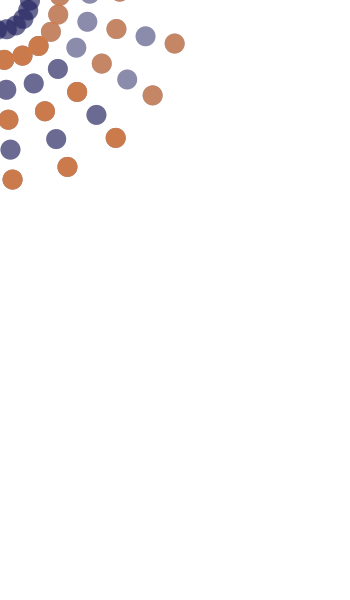
Frame 1 (no input)
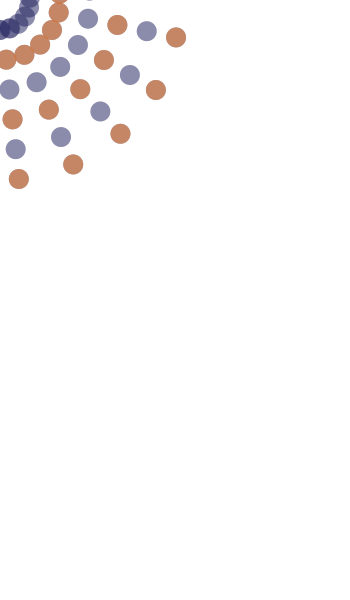
Frame 60 (the mouse pressed at the canvas centre just before this capture)
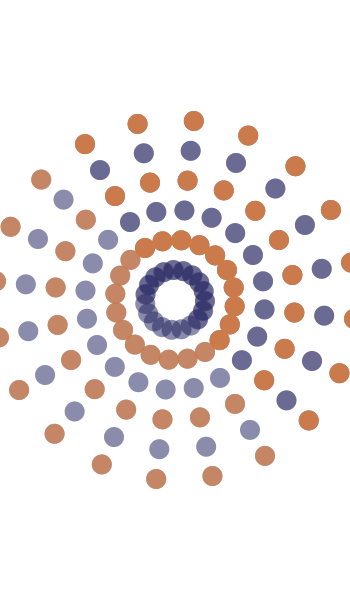
Frame 120 (the mouse held since frame 60 and released just before this capture)

The Processing sketch that drew these frames (run headless with seeded random() and noise(); from frame 60 on, the mouse is pressed at the canvas centre):

// Processing sketch: processing_95428
// ── processing_95428.pde

//Gabriela Nisenbaum
//April 6, 2013
//sin-based motion
int objNum = 50;
float degrees = 360/20;
float distance = 50;
float angleOffset = 0;
void setup () {
  size (350, 600);
}
void draw () {
  background (255);
  //purple
  distance = 30;
  noStroke ();
  fill (34,35, 97, 80);
  for (int i = 0; i<objNum; i++) {
  float xOffset = cos(radians(degrees*i + angleOffset)) * distance;
  float yOffset = sin(radians(degrees*i + angleOffset)) * distance;
  ellipse (mouseX + xOffset, mouseY + yOffset, 20, 20);
  angleOffset+=1;
  }
  distance = 60;
   for (int i = 0; i<objNum; i++) {
  float xOffset = cos(radians(degrees*i + angleOffset)) * distance;
  float yOffset = sin(radians(degrees*i + angleOffset)) * distance;
  ellipse (mouseX + xOffset, mouseY + yOffset, 20, 20);
  }
  distance = 90;
   for (int i = 0; i<objNum; i++) {
  float xOffset = cos(radians(degrees*i + angleOffset)) * distance;
  float yOffset = sin(radians(degrees*i + angleOffset)) * distance;
  ellipse (mouseX + xOffset, mouseY + yOffset, 20, 20);
  }
  distance = 120;
   for (int i = 0; i<objNum; i++) {
  float xOffset = cos(radians(degrees*i + angleOffset)) * distance;
  float yOffset = sin(radians(degrees*i + angleOffset)) * distance;
  ellipse (mouseX + xOffset, mouseY + yOffset, 20, 20);
  }
   distance = 150;
   for (int i = 0; i<objNum; i++) {
  float xOffset = cos(radians(degrees*i + angleOffset)) * distance;
  float yOffset = sin(radians(degrees*i + angleOffset)) * distance;
  ellipse (mouseX + xOffset, mouseY + yOffset, 20, 20);
  }
   distance = 180;
   for (int i = 0; i<objNum; i++) {
  float xOffset = cos(radians(degrees*i + angleOffset)) * distance;
  float yOffset = sin(radians(degrees*i + angleOffset)) * distance;
  ellipse (mouseX + xOffset, mouseY + yOffset, 20, 20);
  }
  
  //orange
   distance = 30;
  noStroke ();
  fill (250, 131, 40, 80);
  for (int i = 0; i<objNum; i++) {
  float xOffset = cos(radians(degrees*i + angleOffset)) + 500 * distance;
  float yOffset = sin(radians(degrees*i + angleOffset)) + 500 * distance;
  ellipse (mouseX + xOffset, mouseY + yOffset, 20, 20);
  //angleOffset+=1;
  }
  distance = 60;
   for (int i = 0; i<objNum; i++) {
  float xOffset = cos(radians(degrees*i + angleOffset)) * distance;
  float yOffset = sin(radians(degrees*i + angleOffset)) * distance;
  ellipse (mouseX + xOffset, mouseY + yOffset, 20, 20);
  }
 /* distance = 90;
   for (int i = 0; i<objNum; i++) {
  float xOffset = cos(radians(degrees*i + angleOffset)) * distance;
  float yOffset = sin(radians(degrees*i + angleOffset)) * distance;
  ellipse (mouseX + xOffset, mouseY + yOffset, 20, 20);
  }*/
  distance = 120;
   for (int i = 0; i<objNum; i++) {
  float xOffset = cos(radians(degrees*i + angleOffset)) * distance;
  float yOffset = sin(radians(degrees*i + angleOffset)) * distance;
  ellipse (mouseX + xOffset, mouseY + yOffset, 20, 20);
  }
  /* distance = 150;
   for (int i = 0; i<objNum; i++) {
  float xOffset = cos(radians(degrees*i + angleOffset)) * distance;
  float yOffset = sin(radians(degrees*i + angleOffset)) * distance;
  ellipse (mouseX + xOffset, mouseY + yOffset, 20, 20);
  }*/
   distance = 180;
   for (int i = 0; i<objNum; i++) {
  float xOffset = cos(radians(degrees*i + angleOffset)) * distance;
  float yOffset = sin(radians(degrees*i + angleOffset)) * distance;
  ellipse (mouseX + xOffset, mouseY + yOffset, 20, 20);
  }
 
}
